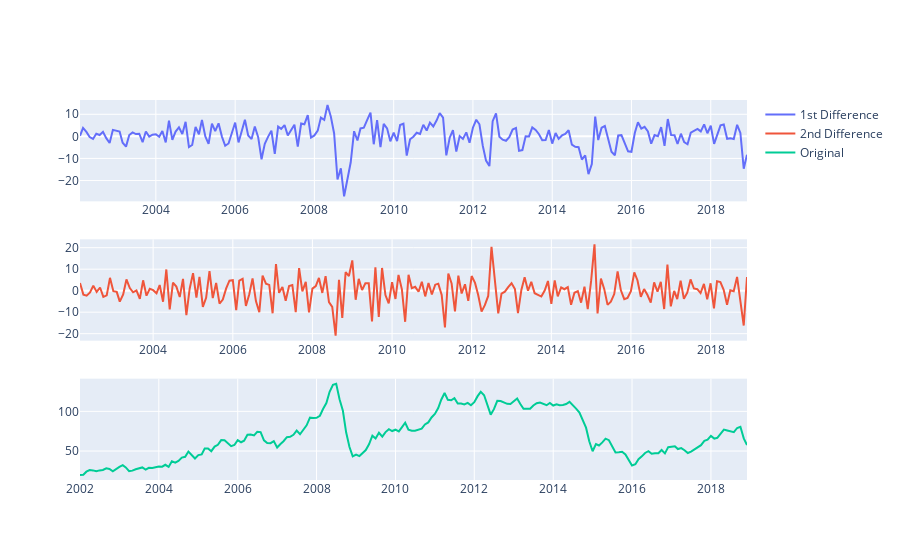

This figure's notebook cell:
### Code cell
# difference data
# from turtle import right
# from matplotlib import legend


diff = series.diff(periods=1).dropna()
diff_2 = diff.diff(periods=1).dropna()

# plot and add legend in top right corner with plotly subplots
fig = make_subplots(rows=3, cols=1)
fig.add_trace(go.Scatter(x=diff.index, y=diff, name='1st Difference'), row=1, col=1)
fig.add_trace(go.Scatter(x=diff_2.index, y=diff_2, name='2nd Difference'), row=2, col=1)
fig.add_trace(go.Scatter(x=series.index, y=series, name='Original'), row=3, col=1)
fig.show()

### Figure 1 — Plotly figure (JSON) as saved in the notebook; plotly's stock layout.template omitted (floating-point values rounded to 4 significant figures; data arrays with more than 128 entries replaced by an {"elided": "..."} marker saying what was removed)
{"data": [{"name": "1st Difference", "type": "scatter", "x": {"elided": "203 str values"}, "xaxis": "x", "y": {"elided": "203 float values"}, "yaxis": "y"}, {"name": "2nd Difference", "type": "scatter", "x": {"elided": "202 str values"}, "xaxis": "x2", "y": {"elided": "202 float values"}, "yaxis": "y2"}, {"name": "Original", "type": "scatter", "x": {"elided": "204 str values"}, "xaxis": "x3", "y": {"elided": "204 float values"}, "yaxis": "y3"}], "layout": {"xaxis": {"anchor": "y", "domain": [0, 1]}, "xaxis2": {"anchor": "y2", "domain": [0, 1]}, "xaxis3": {"anchor": "y3", "domain": [0, 1]}, "yaxis": {"anchor": "x", "domain": [0.7333, 1]}, "yaxis2": {"anchor": "x2", "domain": [0.3667, 0.6333]}, "yaxis3": {"anchor": "x3", "domain": [0, 0.2667]}}}
